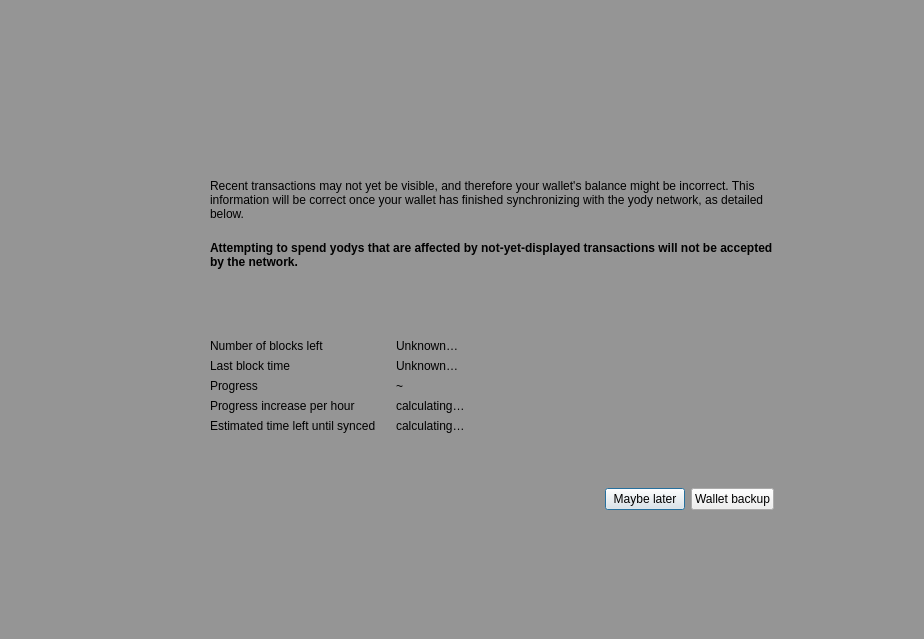
<?xml version="1.0" encoding="UTF-8"?>
<ui version="4.0">
 <class>ModalOverlay</class>
 <widget class="QWidget" name="ModalOverlay">
  <property name="geometry">
   <rect>
    <x>0</x>
    <y>0</y>
    <width>924</width>
    <height>639</height>
   </rect>
  </property>
  <property name="windowTitle">
   <string>Form</string>
  </property>
  <layout class="QVBoxLayout" name="verticalLayout" stretch="0">
   <property name="sizeConstraint">
    <enum>QLayout::SetDefaultConstraint</enum>
   </property>
   <property name="leftMargin">
    <number>0</number>
   </property>
   <property name="topMargin">
    <number>0</number>
   </property>
   <property name="rightMargin">
    <number>0</number>
   </property>
   <property name="bottomMargin">
    <number>0</number>
   </property>
   <item>
    <widget class="QWidget" name="bgWidget" native="true">
     <property name="styleSheet">
      <string notr="true">#bgWidget { background: rgba(0,0,0,96); }</string>
     </property>
     <layout class="QVBoxLayout" name="verticalLayoutMain" stretch="0">
      <property name="leftMargin">
       <number>120</number>
      </property>
      <property name="topMargin">
       <number>120</number>
      </property>
      <property name="rightMargin">
       <number>120</number>
      </property>
      <property name="bottomMargin">
       <number>120</number>
      </property>
      <item>
       <widget class="QWidget" name="contentWidget" native="true">
        <layout class="QVBoxLayout" name="verticalLayout_3" stretch="1,0">
         <property name="spacing">
          <number>0</number>
         </property>
         <property name="leftMargin">
          <number>0</number>
         </property>
         <property name="topMargin">
          <number>0</number>
         </property>
         <property name="rightMargin">
          <number>0</number>
         </property>
         <property name="bottomMargin">
          <number>0</number>
         </property>
         <item>
          <widget class="QStackedWidget" name="stackedWidget">
           <property name="currentIndex">
            <number>0</number>
           </property>
           <widget class="QWidget" name="page">
            <layout class="QVBoxLayout" name="verticalLayout_2">
             <property name="spacing">
              <number>0</number>
             </property>
             <property name="leftMargin">
              <number>30</number>
             </property>
             <property name="topMargin">
              <number>10</number>
             </property>
             <property name="rightMargin">
              <number>30</number>
             </property>
             <property name="bottomMargin">
              <number>10</number>
             </property>
             <item>
              <spacer name="verticalSpacer_3">
               <property name="orientation">
                <enum>Qt::Vertical</enum>
               </property>
               <property name="sizeType">
                <enum>QSizePolicy::Expanding</enum>
               </property>
               <property name="sizeHint" stdset="0">
                <size>
                 <width>20</width>
                 <height>40</height>
                </size>
               </property>
              </spacer>
             </item>
             <item>
              <layout class="QHBoxLayout" name="horizontalLayoutIconText" stretch="0,1">
               <property name="spacing">
                <number>20</number>
               </property>
               <property name="topMargin">
                <number>20</number>
               </property>
               <item>
                <layout class="QVBoxLayout" name="verticalLayoutIcon">
                 <item>
                  <widget class="QPushButton" name="warningIcon">
                   <property name="enabled">
                    <bool>false</bool>
                   </property>
                   <property name="text">
                    <string/>
                   </property>
                   <property name="iconSize">
                    <size>
                     <width>48</width>
                     <height>48</height>
                    </size>
                   </property>
                   <property name="flat">
                    <bool>true</bool>
                   </property>
                  </widget>
                 </item>
                 <item>
                  <spacer name="verticalSpacerWarningIcon">
                   <property name="orientation">
                    <enum>Qt::Vertical</enum>
                   </property>
                   <property name="sizeHint" stdset="0">
                    <size>
                     <width>20</width>
                     <height>40</height>
                    </size>
                   </property>
                  </spacer>
                 </item>
                </layout>
               </item>
               <item>
                <layout class="QVBoxLayout" name="verticalLayoutInfoText">
                 <property name="leftMargin">
                  <number>0</number>
                 </property>
                 <property name="topMargin">
                  <number>0</number>
                 </property>
                 <item>
                  <widget class="QLabel" name="infoText">
                   <property name="text">
                    <string>Recent transactions may not yet be visible, and therefore your wallet's balance might be incorrect. This information will be correct once your wallet has finished synchronizing with the yody network, as detailed below.</string>
                   </property>
                   <property name="textFormat">
                    <enum>Qt::RichText</enum>
                   </property>
                   <property name="wordWrap">
                    <bool>true</bool>
                   </property>
                  </widget>
                 </item>
                 <item>
                  <widget class="QLabel" name="infoTextStrong">
                   <property name="font">
                    <font>
                     <weight>75</weight>
                     <bold>true</bold>
                    </font>
                   </property>
                   <property name="text">
                    <string>Attempting to spend yodys that are affected by not-yet-displayed transactions will not be accepted by the network.</string>
                   </property>
                   <property name="textFormat">
                    <enum>Qt::RichText</enum>
                   </property>
                   <property name="wordWrap">
                    <bool>true</bool>
                   </property>
                  </widget>
                 </item>
                 <item>
                  <spacer name="verticalSpacerInTextSpace">
                   <property name="orientation">
                    <enum>Qt::Vertical</enum>
                   </property>
                   <property name="sizeHint" stdset="0">
                    <size>
                     <width>20</width>
                     <height>40</height>
                    </size>
                   </property>
                  </spacer>
                 </item>
                 <item>
                  <layout class="QFormLayout" name="formLayout">
                   <property name="fieldGrowthPolicy">
                    <enum>QFormLayout::ExpandingFieldsGrow</enum>
                   </property>
                   <property name="horizontalSpacing">
                    <number>20</number>
                   </property>
                   <property name="verticalSpacing">
                    <number>6</number>
                   </property>
                   <property name="topMargin">
                    <number>10</number>
                   </property>
                   <item row="0" column="0">
                    <widget class="QLabel" name="labelNumberOfBlocksLeft">
                     <property name="font">
                      <font>
                       <weight>50</weight>
                       <bold>false</bold>
                      </font>
                     </property>
                     <property name="text">
                      <string>Number of blocks left</string>
                     </property>
                    </widget>
                   </item>
                   <item row="0" column="1">
                    <widget class="QLabel" name="numberOfBlocksLeft">
                     <property name="sizePolicy">
                      <sizepolicy hsizetype="Expanding" vsizetype="Preferred">
                       <horstretch>0</horstretch>
                       <verstretch>0</verstretch>
                      </sizepolicy>
                     </property>
                     <property name="text">
                      <string>Unknown…</string>
                     </property>
                    </widget>
                   </item>
                   <item row="1" column="0">
                    <widget class="QLabel" name="labelLastBlockTime">
                     <property name="font">
                      <font>
                       <weight>50</weight>
                       <bold>false</bold>
                      </font>
                     </property>
                     <property name="text">
                      <string>Last block time</string>
                     </property>
                    </widget>
                   </item>
                   <item row="1" column="1">
                    <widget class="QLabel" name="newestBlockDate">
                     <property name="sizePolicy">
                      <sizepolicy hsizetype="Expanding" vsizetype="Preferred">
                       <horstretch>0</horstretch>
                       <verstretch>0</verstretch>
                      </sizepolicy>
                     </property>
                     <property name="text">
                      <string>Unknown…</string>
                     </property>
                    </widget>
                   </item>
                   <item row="2" column="0">
                    <widget class="QLabel" name="labelSyncDone">
                     <property name="font">
                      <font>
                       <weight>50</weight>
                       <bold>false</bold>
                      </font>
                     </property>
                     <property name="text">
                      <string>Progress</string>
                     </property>
                    </widget>
                   </item>
                   <item row="2" column="1">
                    <layout class="QHBoxLayout" name="horizontalLayoutSync" stretch="0,1">
                     <property name="spacing">
                      <number>6</number>
                     </property>
                     <item>
                      <widget class="QLabel" name="percentageProgress">
                       <property name="text">
                        <string notr="true">~</string>
                       </property>
                      </widget>
                     </item>
                    </layout>
                   </item>
                   <item row="4" column="0">
                    <widget class="QLabel" name="labelProgressIncrease">
                     <property name="font">
                      <font>
                       <weight>50</weight>
                       <bold>false</bold>
                      </font>
                     </property>
                     <property name="text">
                      <string>Progress increase per hour</string>
                     </property>
                    </widget>
                   </item>
                   <item row="4" column="1">
                    <widget class="QLabel" name="progressIncreasePerH">
                     <property name="sizePolicy">
                      <sizepolicy hsizetype="Expanding" vsizetype="Preferred">
                       <horstretch>0</horstretch>
                       <verstretch>0</verstretch>
                      </sizepolicy>
                     </property>
                     <property name="text">
                      <string>calculating…</string>
                     </property>
                    </widget>
                   </item>
                   <item row="5" column="0">
                    <widget class="QLabel" name="labelEstimatedTimeLeft">
                     <property name="font">
                      <font>
                       <weight>50</weight>
                       <bold>false</bold>
                      </font>
                     </property>
                     <property name="text">
                      <string>Estimated time left until synced</string>
                     </property>
                    </widget>
                   </item>
                   <item row="5" column="1">
                    <widget class="QLabel" name="expectedTimeLeft">
                     <property name="sizePolicy">
                      <sizepolicy hsizetype="Expanding" vsizetype="Preferred">
                       <horstretch>0</horstretch>
                       <verstretch>0</verstretch>
                      </sizepolicy>
                     </property>
                     <property name="text">
                      <string>calculating…</string>
                     </property>
                    </widget>
                   </item>
                  </layout>
                 </item>
                </layout>
               </item>
              </layout>
             </item>
             <item>
              <spacer name="verticalSpacer_4">
               <property name="orientation">
                <enum>Qt::Vertical</enum>
               </property>
               <property name="sizeHint" stdset="0">
                <size>
                 <width>20</width>
                 <height>40</height>
                </size>
               </property>
              </spacer>
             </item>
            </layout>
           </widget>
           <widget class="QWidget" name="page_2">
            <layout class="QVBoxLayout" name="verticalLayout_4">
             <property name="spacing">
              <number>15</number>
             </property>
             <property name="leftMargin">
              <number>30</number>
             </property>
             <property name="topMargin">
              <number>0</number>
             </property>
             <property name="rightMargin">
              <number>30</number>
             </property>
             <property name="bottomMargin">
              <number>0</number>
             </property>
             <item>
              <spacer name="verticalSpacer_2">
               <property name="orientation">
                <enum>Qt::Vertical</enum>
               </property>
               <property name="sizeHint" stdset="0">
                <size>
                 <width>20</width>
                 <height>40</height>
                </size>
               </property>
              </spacer>
             </item>
             <item>
              <layout class="QGridLayout" name="gridLayout">
               <item row="0" column="1">
                <widget class="QLabel" name="labelNote">
                 <property name="layoutDirection">
                  <enum>Qt::LeftToRight</enum>
                 </property>
                 <property name="text">
                  <string>Wallet backup prompt</string>
                 </property>
                 <property name="alignment">
                  <set>Qt::AlignLeading|Qt::AlignLeft|Qt::AlignVCenter</set>
                 </property>
                </widget>
               </item>
               <item row="1" column="1">
                <widget class="QLabel" name="labelMessage">
                 <property name="text">
                  <string>Please backup your wallet as soon as possible.
Please make sure to keep an updated antivirus and operating system. We can not recover Your funds if you visit phishing site or lose your backup. Please make sure to keep backups of your private keys or files. We do not store your private keys on this wallet. And you as a user, are entirely responsible for your funds and your own security.</string>
                 </property>
                 <property name="alignment">
                  <set>Qt::AlignLeading|Qt::AlignLeft|Qt::AlignVCenter</set>
                 </property>
                 <property name="wordWrap">
                  <bool>true</bool>
                 </property>
                </widget>
               </item>
               <item row="0" column="0">
                <widget class="QPushButton" name="warningIconBackup">
                 <property name="enabled">
                  <bool>false</bool>
                 </property>
                 <property name="sizePolicy">
                  <sizepolicy hsizetype="Fixed" vsizetype="Fixed">
                   <horstretch>0</horstretch>
                   <verstretch>0</verstretch>
                  </sizepolicy>
                 </property>
                 <property name="minimumSize">
                  <size>
                   <width>30</width>
                   <height>30</height>
                  </size>
                 </property>
                 <property name="maximumSize">
                  <size>
                   <width>30</width>
                   <height>30</height>
                  </size>
                 </property>
                 <property name="text">
                  <string/>
                 </property>
                 <property name="iconSize">
                  <size>
                   <width>30</width>
                   <height>30</height>
                  </size>
                 </property>
                 <property name="flat">
                  <bool>true</bool>
                 </property>
                </widget>
               </item>
               <item row="1" column="0">
                <spacer name="horizontalSpacer_2">
                 <property name="orientation">
                  <enum>Qt::Horizontal</enum>
                 </property>
                 <property name="sizeType">
                  <enum>QSizePolicy::Fixed</enum>
                 </property>
                 <property name="sizeHint" stdset="0">
                  <size>
                   <width>30</width>
                   <height>20</height>
                  </size>
                 </property>
                </spacer>
               </item>
              </layout>
             </item>
             <item>
              <spacer name="verticalSpacer">
               <property name="orientation">
                <enum>Qt::Vertical</enum>
               </property>
               <property name="sizeType">
                <enum>QSizePolicy::Expanding</enum>
               </property>
               <property name="sizeHint" stdset="0">
                <size>
                 <width>20</width>
                 <height>40</height>
                </size>
               </property>
              </spacer>
             </item>
            </layout>
           </widget>
          </widget>
         </item>
         <item>
          <widget class="QWidget" name="buttonsContainerWhite" native="true">
           <layout class="QHBoxLayout" name="horizontalLayout">
            <property name="leftMargin">
             <number>30</number>
            </property>
            <property name="topMargin">
             <number>15</number>
            </property>
            <property name="rightMargin">
             <number>30</number>
            </property>
            <item>
             <spacer name="horizontalSpacer">
              <property name="orientation">
               <enum>Qt::Horizontal</enum>
              </property>
              <property name="sizeHint" stdset="0">
               <size>
                <width>40</width>
                <height>20</height>
               </size>
              </property>
             </spacer>
            </item>
            <item>
             <widget class="QPushButton" name="closeButton">
              <property name="focusPolicy">
               <enum>Qt::StrongFocus</enum>
              </property>
              <property name="text">
               <string>Maybe later</string>
              </property>
              <property name="shortcut">
               <string>Esc</string>
              </property>
              <property name="default">
               <bool>true</bool>
              </property>
             </widget>
            </item>
            <item>
             <widget class="QPushButton" name="walletBackupButton">
              <property name="text">
               <string>Wallet backup</string>
              </property>
             </widget>
            </item>
           </layout>
          </widget>
         </item>
        </layout>
       </widget>
      </item>
     </layout>
    </widget>
   </item>
  </layout>
 </widget>
 <resources/>
 <connections/>
</ui>
